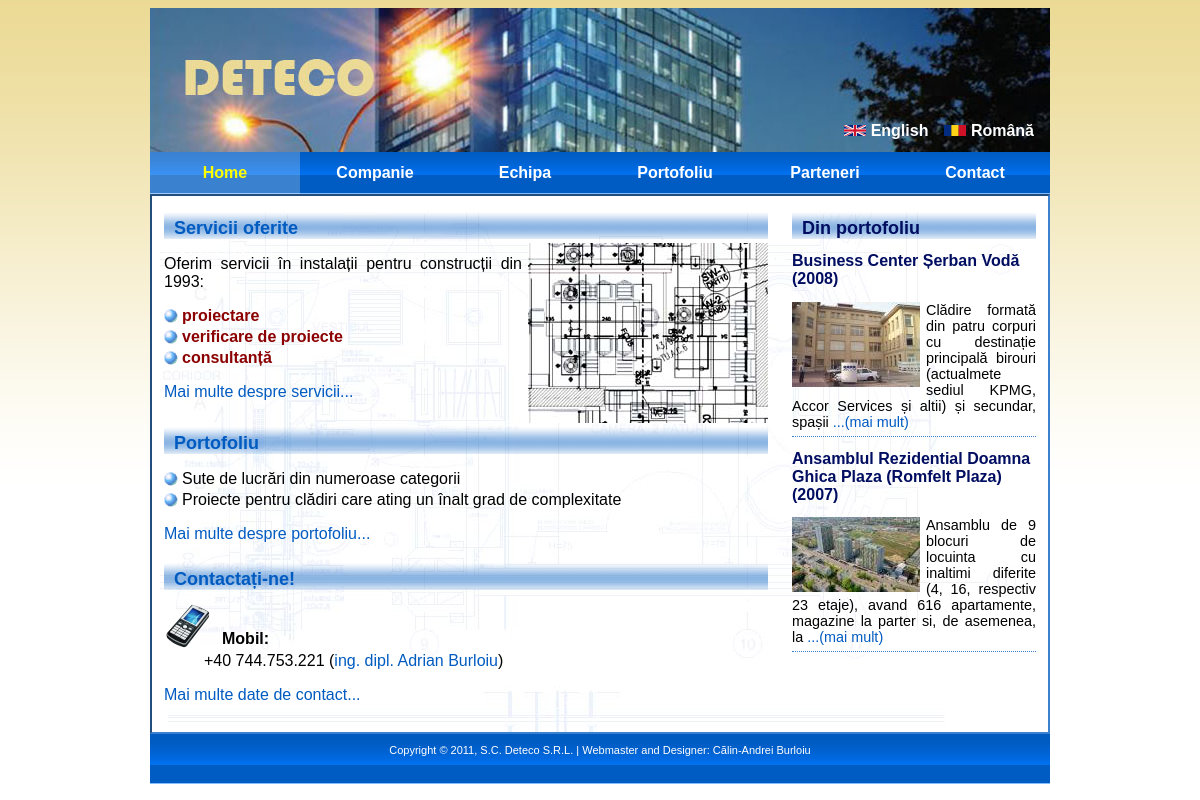
The page / on the database its author committed.
### tables this page shows
CREATE TABLE `languages` (
  `code` varchar(8) NOT NULL,
  `name` varchar(32) NOT NULL,
  `image` varchar(64) default NULL,
  PRIMARY KEY  (`code`)
);

CREATE TABLE `portfolio` (
  `id` int(11) NOT NULL auto_increment,
  `name` varchar(128) NOT NULL,
  `category` enum('office','residential','hotel','industrial','commercial','restoration','hospital','other') NOT NULL,
  `tags` varchar(64) NOT NULL,
  `address` varchar(512) NOT NULL,
  `developer` varchar(128) NOT NULL,
  `chief_architect` varchar(128) NOT NULL,
  `whole_area` int(11) default NULL,
  `height` varchar(128) NOT NULL,
  `phase` varchar(128) NOT NULL,
  `year_begin` year(4) default NULL,
  `year_end` year(4) default NULL,
  `description` text NOT NULL,
  `images` varchar(512) NOT NULL,
  PRIMARY KEY  (`id`)
);

### index.php (called while the page is built)
<?php
require('ArticlePage.class.php');
$page = new ArticlePage("home");
$page->addScript('imagePreloader.js');
$page->addScript('imageSlideshow.js');
$page->addScript('runSlideshow.js');
$page->appendHeader();
$page->appendBody();
$page->appendFooter();
$page->display();
?>

### ArticlePage.class.php (called while the page is built, shortened)
<?php
require('Page.class.php');
class ArticlePage extends Page
{
	public function __construct($name)
	{
		$this->name = $name;
		$this->dbContent = new Content('article');
	}
}
?>

### SingletonDB.class.php (called while the page is built, shortened)
<?php
class SingletonDB
{
	private static $connection;
	public static function connect()
	{
		if(!isset(self::$connection))
		{
			self::$connection = new mysqli(ADDRESS, USERNAME, PASSWORD, DATABASE);
		}
		return self::$connection;
	}
}
?>

### Content.class.php (called while the page is built, shortened)
<?php
require_once('includes.inc.php');
require_once('util.inc.php');
class Content
{
	protected $db;
	protected $content;
	protected $lang;
	public function __construct($namespace)
	{
		try {
			$this->db = SingletonDB::connect();
			if( !($result = $this->db->query("SELECT * FROM `languages`")) )
				throw new DBException('query');
			while($row = $result->fetch_assoc())
			{
				$this->languages[$row['code']]['name'] = $row['name'];
				$this->languages[$row['code']]['img'] = $row['image'];
			}
			$matchedLang = DEFAULT_LANG;
			if(isset($_GET['lang']))
			{
				$lang = $this->processLangCode($_GET['lang']);
				$this->lang = $lang;
				if($lang != $matchedLang)
					setcookie("lang", $lang, time() + 30*24*60*60);
				else
					setcookie("lang", $lang, time() - 3600);
			}
			else if(isset($_COOKIE['lang']))
				$this->lang = $this->processLangCode($_COOKIE['lang']);
			else
				$this->lang = $matchedLang;
				if( !($result = $this->db->query("SELECT * FROM `content` WHERE namespace = 'common' OR namespace = '"
					. $namespace . "'")) )
				throw new DBException('query');
			while($row = $result->fetch_assoc())
			{
				$this->content[$row['name']] = json_decode($row['value'], true);
			}
		}
		catch(DBException $e) {
			echo $e->errorMessage();
			die();
		}
	}
	public function __get($name)
	{
		if(isset($this->content[$name]))
			return $this->content[$name][$this->lang];
		else
			return null;
	}
	public function getPortfolioAds()
	{
		$portfolio = null;
		$query = "SELECT id, name, tags, year_begin, description, images FROM `portfolio` ORDER BY RAND() LIMIT "
			. P_ADS_COUNT;
		$result = $this->db->query($query);
		while($row = $result->fetch_assoc())
		{
			$portfolio[$row['id']]['name'] = $row['name'];
			$portfolio[$row['id']]['tags'] = $row['tags'];
			$portfolio[$row['id']]['year_begin'] = $row['year_begin'];
			$images = json_decode($row['images'], true);
			if(!$images)
				$portfolio[$row['id']]['image'] = null;
			else
				$portfolio[$row['id']]['image'] = getThumbFileName($images[0]);
			$descriptions = json_decode($row['description'], true);
			$portfolio[$row['id']]['description'] = $descriptions[$this->lang];
		}
		return $portfolio;
	}
}

### util.inc.php (called while the page is built, shortened)
<?php
function getURL($extraParams)
{
	$params = array_merge($_GET, $extraParams);
	$tokens = explode("?", $_SERVER['REQUEST_URI']);
	$url = $tokens[0];
	if(!empty($params))
	{
		$url .= "?";
		foreach($params as $key => $value)
		{
			$url .= "$key=$value&";
		}
		$url = substr($url, 0, -1);
	}
	return $url;
}
function getProjectURL($id, $name)
{
	return "project-$id-$name";
}
function getThumbFileName($img)
{
	$ext = strrchr($img, '.');
	$basename = substr($img, 0, strpos($img, $ext));
	$thumb = "${basename}_thumb${ext}";
	return $thumb;
}

### PortfolioAdsModule.class.php (the view, shortened to what this page needs)
<?php
require_once('Content.class.php');
require_once('util.inc.php');
class PortfolioAdsModule implements Module
{
	protected $dbContent;
	public function __construct($dbContent)
	{
		$this->dbContent = $dbContent;
	}
	public function getAdsContent()
	{
		$content = '';
		$ads = $this->dbContent->getPortfolioAds();
		foreach($ads as $id => $value)
		{
			$href = getProjectURL($id, $value['tags']);
			$more = false;
			$content .= '<div class="ad">';
			$content .= '<a href="'. $href. '"><h2>'. $value['name']. ' ('. $value['year_begin']
				. ')</h2></a>';
			if($value['image'])
				$content .= '<a href="'. $href. '"><img class="floating-pic" src="images/portfolio/'
					. $value['image']. '" /></a>';
			$descr = $value['description'];
			if(strlen($descr) > MAX_DESCR_LEN)
			{
				$descr = substr($descr, 0, MAX_DESCR_LEN);
				$descr = substr($descr, 0, strrpos($descr, ' '));
				$more = true;
			}
			$content .= $descr;
			if($more)
				$content .= ' <a href="'. $href. '">...('. $this->dbContent->link_more. ')</a>';
			$content .= '<div style="clear: both"></div>';
			$content .= '</div>';
		}
		return $content;
	}
	public function getContent()
	{
		$content = "";
		$content .= '<h1>'. $this->dbContent->header_from_portfolio. '</h1>'
			. '<div id="portfolio-ads">';
		$content .= $this->getAdsContent();
		$content .= '</div><script type="text/javascript"> setTimeout("retrievePortfolioAds()", 30000); </script>';
		return $content;
	}
}
?>

### Page.class.php (shortened to what this page needs)
<?php
require_once('PortfolioAdsModule.class.php');
require_once('Content.class.php');
require_once('util.inc.php');
class Page
{
	protected $title = "Page";
	protected $name = "page";
	protected $content = "";
	protected $dbContent;
	protected $styles;
	public function __construct()
	{
		$this->styles = array("main.css");
	}
	public function append($str)
	{
		$this->content .= $str;
	}
	public function appendHeader()
	{
		$this->content .= '
	<div id="header">';
		$this->content .= '
		<ul id="menu">
			<li><a href="index.php"' . ($this->name == 'home' ? ' class="but_pressed"' : '') .
				'>' . $this->dbContent->menu_home . '</a></li>
			<li><a href="company.php"' . ($this->name == 'company' ? ' class="but_pressed"' : '') .
				'>' . $this->dbContent->menu_company . '</a></li>
			<li><a href="team.php"' . ($this->name == 'team' ? ' class="but_pressed"' : '') .
				'>' . $this->dbContent->menu_team . '</a></li>
			<li><a href="portfolio.php"' . ($this->name == 'portfolio' ? ' class="but_pressed"' : '') .
				'>' . $this->dbContent->menu_portfolio . '</a></li>
			<li><a href="partners.php"' . ($this->name == 'partners' ? ' class="but_pressed"' : '') .
				'>' . $this->dbContent->menu_partners . '</a></li>
			<li><a href="contact.php"' . ($this->name == 'contact' ? ' class="but_pressed"' : '') .
				'>' . $this->dbContent->menu_contact . '</a></li>
		</ul>';
		$this->content .= '
		<ul id="languages">';
      	foreach($this->dbContent->getLanguages() as $key => $value)
      	{
			$this->content .= '<li><a href="'
				. getURL(array("lang" => $key)). '"><img src="images/flags/'
				. $value['img']. '" /> '. $value['name']. '</a></li>';
      	}
		$this->content .= '
		</ul>';
		$this->content .= '
	</div>';
	}
	public function appendSide()
	{
		$modPA = new PortfolioAdsModule($this->dbContent);
		$this->append($modPA->getContent());
	}
	public function appendBody()
	{
		$this->appendSide();
	}
	public function appendFooter()
	{
		$this->content .= '
	<div id="footer">
		<p>Copyright &copy; 2011, S.C. Deteco S.R.L. | Webmaster and Designer: Cãlin-Andrei Burloiu</p>
	</div>';
	}
	public function display()
	{
		echo '<!DOCTYPE html PUBLIC "-//W3C//DTD XHTML 1.0 Strict//EN" "http://www.w3.org/TR/xhtml1/DTD/xhtml1-strict.dtd">
<html xmlns="http://www.w3.org/1999/xhtml">
<head>
<meta http-equiv="content-type" content="text/html; charset=utf-8" />
<title>' . $this->title . '</title>
<meta name="keywords" content="" />
<meta name="description" content="" />';
		foreach($this->styles as $style)
			echo '<link href="css/'. $style . '" rel="stylesheet" type="text/css" />';
		echo '</head>
<body>
';
		$this->content = '<div id="main_bg"><div id="main">' . $this->content . '</div></div>';
		echo $this->content;
		echo '</body></html>';
	}
}

### css/main.css (style rules this page uses)
a:link img { border-style: none; }
.content ul { list-style-type: none; list-style-position: inside; margin: 0px; padding: 0px; }
.content li { background: url(../images/text_bullet.png) 0px 2px no-repeat; margin-top: 3px; margin-bottom: 3px; padding-left: 18px; }
.content dl { list-style-type: none; margin: 0px; padding: 0px; }
.content dt { background: url(../images/text_bullet.png) 0px 2px no-repeat; padding-left: 18px; margin-top: 12px; }
dt.dt-48 { padding-left: 58px; padding-top: 28px; margin-bottom: 4px; font-weight: bold; }
dt.dt-mob { background: url(../images/mob.png) 0px 0px no-repeat; }
.content h1 { font-size:18px; font-weight: bold; color: #000D60; text-align: left; margin: 0px; padding: 10px 0px 0px 10px; background: url(../images/title.png) top repeat-x; clear: both; }
.content a:link { color: rgb(0,91,193); text-decoration: none; }
.content strong { font-weight: bold; color: DarkRed; }
.side h1 { font-size:18px; font-weight: bold; color: #000D60; text-align: left; margin: 0px; padding: 10px 0px 0px 10px; background: url(../images/title.png) top repeat-x; }
.side h2 { font-size:16px; font-weight: bold; color: #000D60; text-align: left; clear: left; }
.side a:link { color: rgb(0,91,193); text-decoration: none; }
.floating-pic { float: left; margin-right: 6px; }
.right-floating-pic { float: right; margin-top: 4px; margin-left: 6px; }
.ad { padding-bottom: 6px; border-bottom: 1px dotted rgb(59,129,208); margin-bottom: 6px; }
body { background: url(../images/bg.png) top repeat-x; font-family: Arial, Helvetica, sans-serif; }
#main { width: 900px; margin: 0px auto; }
#header { color:white; background: #bbbbbb url('../images/header_picture.jpg') no-repeat right top; height: 186px; position: relative; clear: both; }
#body { width: 896px; background: #FFFFFF url(../images/bg_body.jpg) 0px 0px no-repeat; border: 2px inset rgb(59,129,208); display: block; }
.content { float:left; width: 604px; margin: 12px; text-align: justify; }
.side { float: right; width: 244px; margin: 12px; text-align:justify; font-size: 0.9em; }
#footer { height: 42px; font-size: 11px; color: #ffffff; line-height: 100%; text-align: center; padding-bottom: 8px; background: rgb(0,91,193) url(../images/but.png) bottom repeat-x; clear: both; overflow: hidden; }
#menu { list-style-type: none; margin: 0; padding: 0; overflow: hidden; position: absolute; bottom: 0px; }
#menu > li { float:left; padding-left: 0px; }
#menu > li > a:link, #menu > li > a:visited { display: block; background: rgb(0,91,193) url(../images/but.png) top repeat-x; color: #FFFFFF; font-weight: bold; text-align:center; text-decoration: none; padding-top: 12px; width: 150px; height: 30px; }
#menu > li > a.but_pressed { background: rgb(59,129,208) url(../images/but_pressed.png) top repeat-x ; color: #FFFF00; }
#languages { list-style-type: none; margin: 0; padding: 0; position: absolute; right: 16px; bottom: 54px; }
#languages > li { float: right; margin-left: 16px; }
#languages > li > a:link, #languages > li > a:visited { display: block; color: #FFFFFF; font-weight: bold; text-decoration: none; }

### rows shown on the page
languages: image (picture), name "Română"
languages: image (picture), name "English"
portfolio: name "Business Center Șerban Vodă", year_begin "2008", shows a picture, value "Clădire formată din patru corpuri cu destinație principală birouri (actualmete sediul KPMG, Accor Services și altii) și secundar, spașii"
portfolio: name "Ansamblul Rezidential Doamna Ghica Plaza (Romfelt Plaza)", year_begin "2007", shows a picture, value "Ansamblu de 9 blocuri de locuinta cu inaltimi diferite (4, 16, respectiv 23 etaje), avand 616 apartamente, magazine la parter si, de asemenea, la"

### other values the page prints
$this->dbContent->menu_home "Home"
$this->dbContent->menu_company "Companie"
$this->dbContent->menu_team "Echipa"
$this->dbContent->menu_portfolio "Portofoliu"
$this->dbContent->menu_partners "Parteneri"
$this->dbContent->menu_contact "Contact"
$this->dbContent->header_from_portfolio "Din portofoliu"
